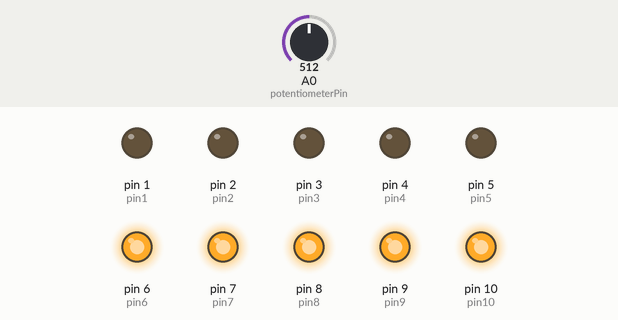
Bench run of a sketch on a simulated Arduino Uno, built with avr-gcc and run on an emulated ATmega328P. On the bench: output pins drawn as LEDs (lit = HIGH). Inputs (shaded band) come from the test bench; at power-on: A0 (potentiometerPin) = 512.

Above: at 1.2 s.
1.3 s: A0 (potentiometerPin) set to 548
2.8 s: A0 (potentiometerPin) set to 568
At 3.1 s:
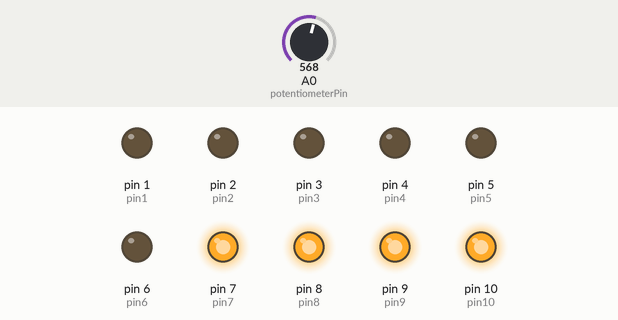
4.3 s: A0 (potentiometerPin) set to 716
At 5.5 s:
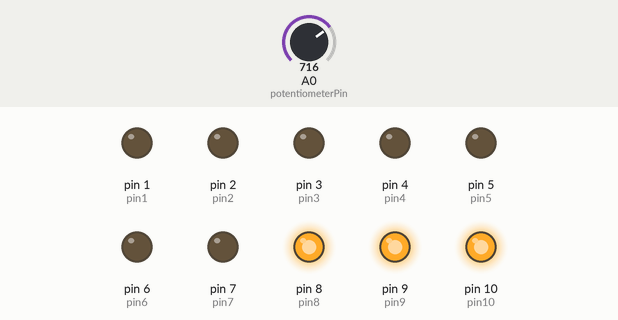
5.8 s: A0 (potentiometerPin) set to 730
7.3 s: A0 (potentiometerPin) set to 761
At 8.5 s:
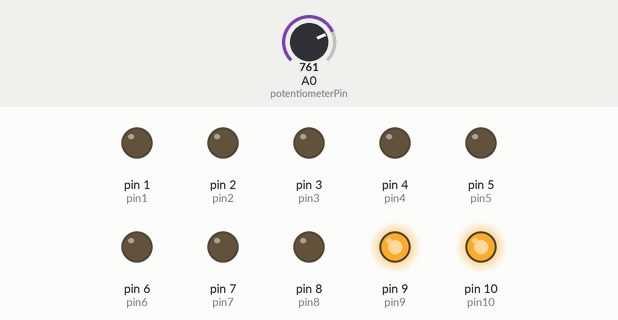
8.8 s: A0 (potentiometerPin) set to 511
At 9.6 s:
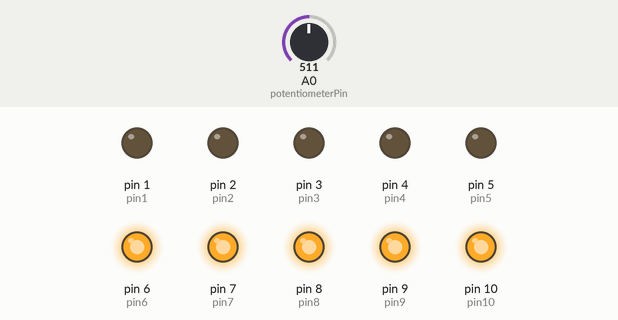
Timing chart, 0 to 11.3 s (numbered marks = the images above; inputs shaded):
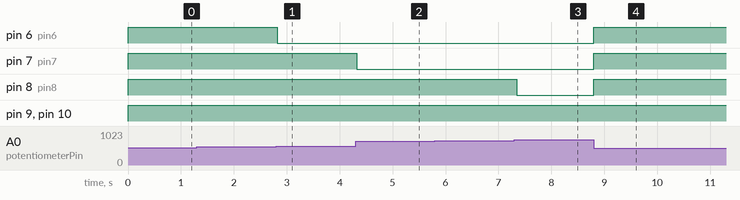

Measured:
- the behaviour switches between 557 and 558 on A0 (potentiometerPin) (found by bisection; images 0 and 1)
- the behaviour switches between 743 and 744 on A0 (potentiometerPin) (found by bisection; images 2 and 3)
- after the input at 1.3 s, every drawn part: stays the same
- after the input at 2.8 s, pin 6 (pin6): HIGH → LOW at once
- after the input at 4.3 s, pin 7 (pin7): HIGH → LOW at once
- after the input at 5.8 s, every drawn part: stays the same
- after the input at 7.3 s, pin 8 (pin8): HIGH → LOW after 0.05 s
- after the input at 8.8 s, pin 6 (pin6), pin 7 (pin7), pin 8 (pin8): LOW → HIGH at once

The sketch:

_07_LEDBarGraph.ino
```cpp
/***********************************************************
File name: 07_LEDBarGraph.ino
Description: When you turn the potentiometer you will see
             LED bar graph display changing.
Website: www.adeept.com
E-mail: support@adeept.com
Author: Tom
Date: 2015/05/02
***********************************************************/
int pin1 = 1;
int pin2 = 2;
int pin3 = 3;
int pin4 = 4;
int pin5 = 5;
int pin6 = 6;
int pin7 = 7;
int pin8 = 8;
int pin9 = 9;
int pin10 = 10;           //definition digital 10 pins as pin to control the LED

int potentiometerPin = 0; // potentiometer connected to analog pin 3

void setup()
{
  pinMode(pin1,OUTPUT);    //Set the digital 1 port mode, OUTPUT: Output mode
  pinMode(pin2,OUTPUT);    //Set the digital 2 port mode, OUTPUT: Output mode
  pinMode(pin3,OUTPUT);    //Set the digital 3 port mode, OUTPUT: Output mode
  pinMode(pin4,OUTPUT);    //Set the digital 4 port mode, OUTPUT: Output mode
  pinMode(pin5,OUTPUT);    //Set the digital 5 port mode, OUTPUT: Output mode
  pinMode(pin6,OUTPUT);    //Set the digital 6 port mode, OUTPUT: Output mode
  pinMode(pin7,OUTPUT);    //Set the digital 7 port mode, OUTPUT: Output mode
  pinMode(pin8,OUTPUT);    //Set the digital 8 port mode, OUTPUT: Output mode
  pinMode(pin9,OUTPUT);    //Set the digital 9 port mode, OUTPUT: Output mode
  pinMode(pin10,OUTPUT);    //Set the digital 10 port mode, OUTPUT: Output mode
}

void loop()
{
   float a = analogRead(potentiometerPin);//Read the voltage photoresistance
   a = map(a,0,1023,0,11);    //Photoresistor voltage value converted from 0-1023 to 0-11
   for(int i=1;i<=a;i++){
      digitalWrite(i,LOW);    //HIGH is set to about 5V PIN8
   }
   for(int j=10;j>a;j--){
      digitalWrite(j,HIGH);   //HIGH is set to about 5V PIN8
   }
   delay(50);                 //delay 50ms
}
```
